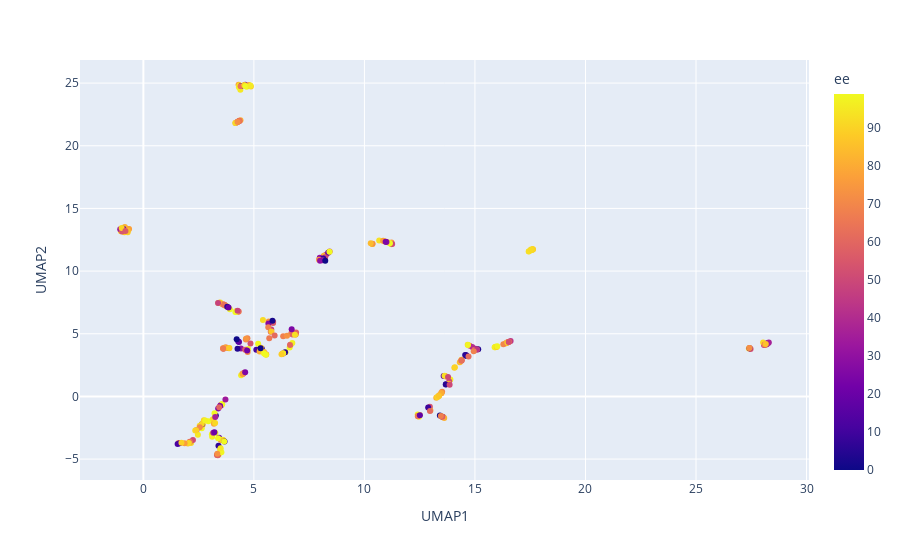

Notebook cell for this chart:
### Code cell
df = pd.DataFrame()
df['UMAP1'] = lower_dimensional_representation[:, 0]
df['UMAP2'] = lower_dimensional_representation[:, 1]
df['ee'] = ee_cat
fig = px.scatter(
            df,
            x='UMAP1',
            y='UMAP2',
            color='ee',
            #color_discrete_sequence=[colormap[i] for i in range(len(df['Category'].unique()))],
        )
fig.show()

### Figure 1 — Plotly figure (JSON) as saved in the notebook; plotly's stock layout.template omitted (floating-point values rounded to 4 significant figures; data arrays with more than 128 entries replaced by an {"elided": "..."} marker saying what was removed)
{"data": [{"hovertemplate": "UMAP1=%{x}<br>UMAP2=%{y}<br>ee=%{marker.color}<extra></extra>", "legendgroup": "", "marker": {"color": {"elided": "337 float values"}, "coloraxis": "coloraxis", "symbol": "circle"}, "mode": "markers", "name": "", "orientation": "v", "showlegend": false, "type": "scatter", "x": {"elided": "337 float values"}, "xaxis": "x", "y": {"elided": "337 float values"}, "yaxis": "y"}], "layout": {"coloraxis": {"colorbar": {"title": {"text": "ee"}}, "colorscale": [[0, "#0d0887"], [0.1111, "#46039f"], [0.2222, "#7201a8"], [0.3333, "#9c179e"], [0.4444, "#bd3786"], [0.5556, "#d8576b"], [0.6667, "#ed7953"], [0.7778, "#fb9f3a"], [0.8889, "#fdca26"], [1, "#f0f921"]]}, "legend": {"tracegroupgap": 0}, "margin": {"t": 60}, "xaxis": {"anchor": "y", "domain": [0, 1], "title": {"text": "UMAP1"}}, "yaxis": {"anchor": "x", "domain": [0, 1], "title": {"text": "UMAP2"}}}}
